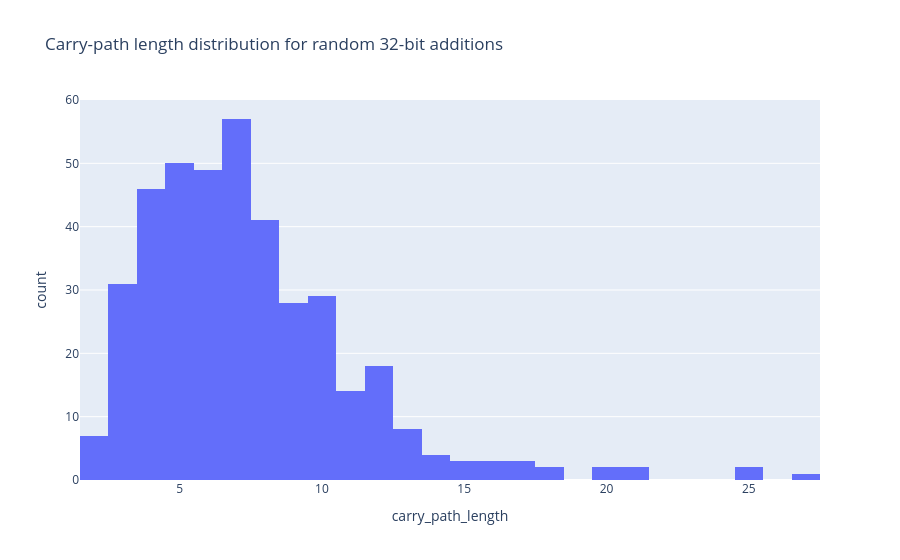

The cell this chart's notebook holds for it:
### Code cell
def carry_path_length(a: int, b: int) -> int:
    carry = 0
    longest = 0
    current = 0
    for i in range(32):
        ai = (a >> i) & 1
        bi = (b >> i) & 1
        new_carry = (ai & bi) | (carry & (ai ^ bi))
        if new_carry:
            current += 1
            longest = max(longest, current)
        else:
            current = 0
        carry = new_carry
    return longest

carry_samples = []
for _ in range(400):
    a = random.getrandbits(32)
    b = random.getrandbits(32)
    carry_samples.append(carry_path_length(a, b))

carry_len_df = pd.DataFrame({"carry_path_length": carry_samples})
fig_add = px.histogram(
    carry_len_df,
    x="carry_path_length",
    nbins=32,
    title="Carry-path length distribution for random 32-bit additions",
)
fig_add.show()

### Figure 1 — Plotly figure (JSON) as saved in the notebook; plotly's stock layout.template omitted (floating-point values rounded to 4 significant figures; data arrays with more than 128 entries replaced by an {"elided": "..."} marker saying what was removed)
{"data": [{"bingroup": "x", "hovertemplate": "carry_path_length=%{x}<br>count=%{y}<extra></extra>", "legendgroup": "", "marker": {"color": "#636efa", "pattern": {"shape": ""}}, "name": "", "nbinsx": 32, "orientation": "v", "showlegend": false, "type": "histogram", "x": {"elided": "400 int values"}, "xaxis": "x", "yaxis": "y"}], "layout": {"barmode": "relative", "legend": {"tracegroupgap": 0}, "title": {"text": "Carry-path length distribution for random 32-bit additions"}, "xaxis": {"anchor": "y", "domain": [0, 1], "title": {"text": "carry_path_length"}}, "yaxis": {"anchor": "x", "domain": [0, 1], "title": {"text": "count"}}}}
